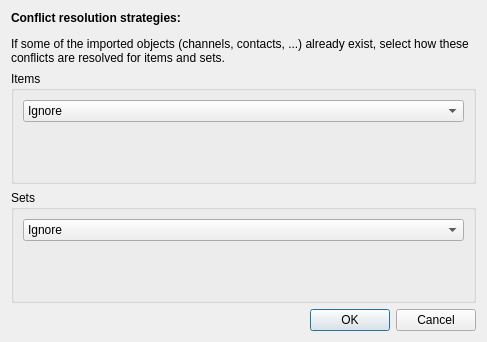
<?xml version="1.0" encoding="UTF-8"?>
<ui version="4.0">
 <class>ConfigMergeDialog</class>
 <widget class="QDialog" name="ConfigMergeDialog">
  <property name="windowModality">
   <enum>Qt::NonModal</enum>
  </property>
  <property name="geometry">
   <rect>
    <x>0</x>
    <y>0</y>
    <width>487</width>
    <height>342</height>
   </rect>
  </property>
  <property name="windowTitle">
   <string>Merging codeplugs ...</string>
  </property>
  <property name="modal">
   <bool>true</bool>
  </property>
  <layout class="QVBoxLayout" name="verticalLayout_3">
   <item>
    <widget class="QLabel" name="label">
     <property name="sizePolicy">
      <sizepolicy hsizetype="Preferred" vsizetype="Minimum">
       <horstretch>0</horstretch>
       <verstretch>0</verstretch>
      </sizepolicy>
     </property>
     <property name="text">
      <string>&lt;html&gt;&lt;head/&gt;&lt;body&gt;&lt;p&gt;&lt;span style=&quot; font-weight:600;&quot;&gt;Conflict resolution strategies:&lt;/span&gt;&lt;/p&gt;&lt;p&gt;If some of the imported objects (channels, contacts, ...) already exist, select how these conflicts are resolved for items and sets.&lt;/p&gt;&lt;/body&gt;&lt;/html&gt;</string>
     </property>
     <property name="wordWrap">
      <bool>true</bool>
     </property>
    </widget>
   </item>
   <item>
    <widget class="QGroupBox" name="groupBox">
     <property name="sizePolicy">
      <sizepolicy hsizetype="Preferred" vsizetype="Expanding">
       <horstretch>0</horstretch>
       <verstretch>0</verstretch>
      </sizepolicy>
     </property>
     <property name="toolTip">
      <string>Items are all atomic objects like radio IDs, channels, contacts and roaming channels.</string>
     </property>
     <property name="title">
      <string>Items</string>
     </property>
     <layout class="QVBoxLayout" name="verticalLayout">
      <item>
       <widget class="QComboBox" name="itemStrategy">
        <item>
         <property name="text">
          <string>Ignore</string>
         </property>
        </item>
        <item>
         <property name="text">
          <string>Override</string>
         </property>
        </item>
        <item>
         <property name="text">
          <string>Duplicate</string>
         </property>
        </item>
       </widget>
      </item>
      <item>
       <widget class="QLabel" name="itemStrategyLabel">
        <property name="sizePolicy">
         <sizepolicy hsizetype="Preferred" vsizetype="Expanding">
          <horstretch>0</horstretch>
          <verstretch>0</verstretch>
         </sizepolicy>
        </property>
        <property name="text">
         <string/>
        </property>
        <property name="wordWrap">
         <bool>true</bool>
        </property>
       </widget>
      </item>
     </layout>
    </widget>
   </item>
   <item>
    <widget class="QGroupBox" name="groupBox_2">
     <property name="sizePolicy">
      <sizepolicy hsizetype="Preferred" vsizetype="Expanding">
       <horstretch>0</horstretch>
       <verstretch>0</verstretch>
      </sizepolicy>
     </property>
     <property name="toolTip">
      <string>Sets are all objects, containing other elements like group lists, zones, scan lists and roaming zones.</string>
     </property>
     <property name="title">
      <string>Sets</string>
     </property>
     <layout class="QVBoxLayout" name="verticalLayout_2">
      <item>
       <widget class="QComboBox" name="setStrategy">
        <item>
         <property name="text">
          <string>Ignore</string>
         </property>
        </item>
        <item>
         <property name="text">
          <string>Override</string>
         </property>
        </item>
        <item>
         <property name="text">
          <string>Duplicate</string>
         </property>
        </item>
        <item>
         <property name="text">
          <string>Merge</string>
         </property>
        </item>
       </widget>
      </item>
      <item>
       <widget class="QLabel" name="setStrategyLabel">
        <property name="sizePolicy">
         <sizepolicy hsizetype="Preferred" vsizetype="Expanding">
          <horstretch>0</horstretch>
          <verstretch>0</verstretch>
         </sizepolicy>
        </property>
        <property name="text">
         <string/>
        </property>
        <property name="wordWrap">
         <bool>true</bool>
        </property>
       </widget>
      </item>
     </layout>
    </widget>
   </item>
   <item>
    <widget class="QDialogButtonBox" name="buttonBox">
     <property name="orientation">
      <enum>Qt::Horizontal</enum>
     </property>
     <property name="standardButtons">
      <set>QDialogButtonBox::Cancel|QDialogButtonBox::Ok</set>
     </property>
    </widget>
   </item>
  </layout>
 </widget>
 <resources/>
 <connections>
  <connection>
   <sender>buttonBox</sender>
   <signal>accepted()</signal>
   <receiver>ConfigMergeDialog</receiver>
   <slot>accept()</slot>
   <hints>
    <hint type="sourcelabel">
     <x>248</x>
     <y>254</y>
    </hint>
    <hint type="destinationlabel">
     <x>157</x>
     <y>274</y>
    </hint>
   </hints>
  </connection>
  <connection>
   <sender>buttonBox</sender>
   <signal>rejected()</signal>
   <receiver>ConfigMergeDialog</receiver>
   <slot>reject()</slot>
   <hints>
    <hint type="sourcelabel">
     <x>316</x>
     <y>260</y>
    </hint>
    <hint type="destinationlabel">
     <x>286</x>
     <y>274</y>
    </hint>
   </hints>
  </connection>
 </connections>
</ui>
